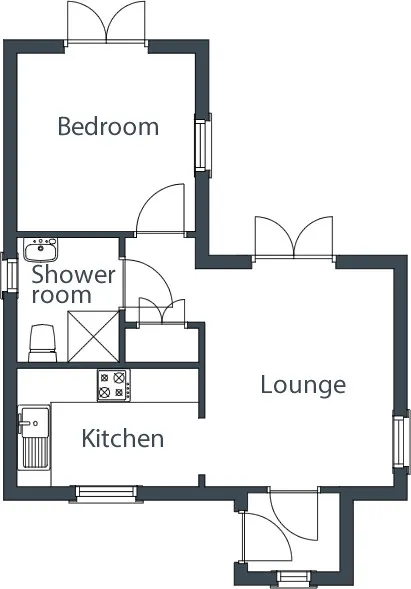
#> input picture floorplan.jpeg, 411 x 589 px, found by its file name
$ python exportOBJ.py
#> lines starting #> are read from the running program, lines starting #| are printed output that depends on the picture; after the words box and inside, x2 and y2 are one past the last pixel; in counts of white or black regions, pixels touching at a corner belong together
import cv2
import numpy as np

img = cv2.imread("floorplan.jpeg", cv2.IMREAD_COLOR)
#> img is the input picture: shape (589, 411, 3); mean B, G, R 230.1, 229.3, 228.1

# Convert the image to grayscale
img_gray = cv2.cvtColor(img, cv2.COLOR_BGR2GRAY)

# Threshold the image to obtain a binary image
_, img = cv2.threshold(img_gray, 127, 255, cv2.THRESH_BINARY)
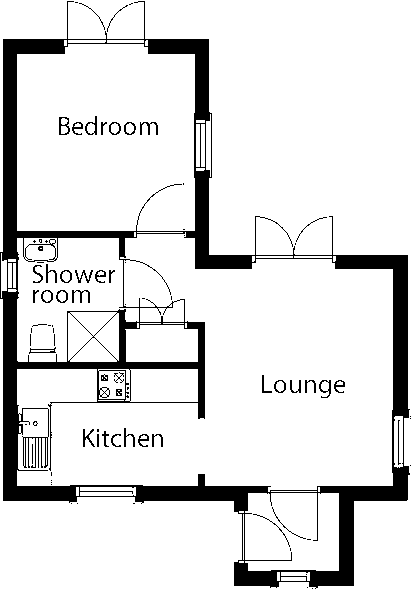
#> img: shape (589, 411); 87.3% white; 83 black regions (40 under 20 px)

# Find contours
contours, _ = cv2.findContours(~img, cv2.RETR_EXTERNAL, cv2.CHAIN_APPROX_SIMPLE)
#> contours = 15 contours, 14 with area under 20; largest, box (x1, y1, x2, y2) and area: (0, 1, 410, 589) 152838

# Find the biggest contour based on area
contour_sizes = [(cv2.contourArea(contour), contour) for contour in contours]
#> contour_sizes = 15 items, first 6: (0, [[312, 588]]), (0, [[307, 587]]), (0, [[133, 503], [134, 503]]), (0, [[77, 503]]), (0, [[71, 503]]), (0, [[410, 465]])
biggest_contour = max(contour_sizes, key=lambda x: x[0])[1]
#> biggest_contour = contour of 195 points, box (x1, y1, x2, y2) (0, 1, 410, 589), area 152838

# Create a mask
mask = np.zeros_like(img)
cv2.fillPoly(mask, [biggest_contour], 255)
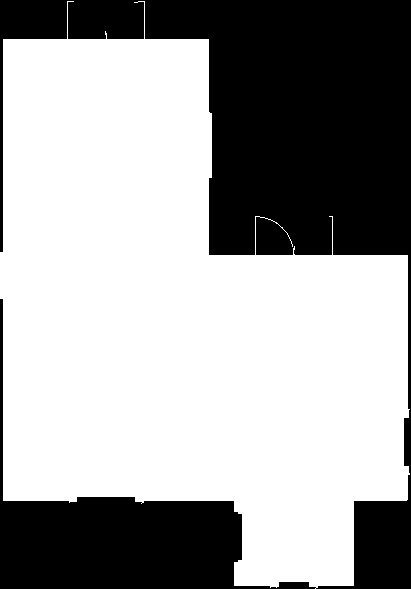
#> mask: shape (589, 411); 63.6% white; 1 black region, box (x1, y1, x2, y2) and area: (0, 0, 411, 589) 88038

# Mark the outside of the house as black
img[mask == 0] = 1
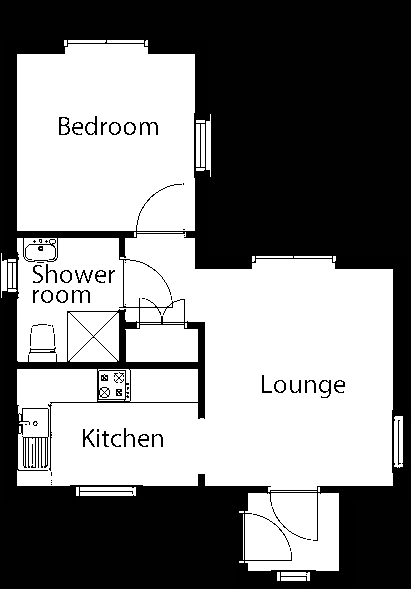
#> img: shape (589, 411); min 0, max 255, mean 130.4

# Approximate the contour to get the vertices
epsilon = 0.01 * cv2.arcLength(biggest_contour, True)  # You can adjust the epsilon value
#> epsilon = 24.46
approx_vertices = cv2.approxPolyDP(biggest_contour, epsilon, True)
#> approx_vertices = contour of 24 points, box (x1, y1, x2, y2) (3, 1, 408, 586), area 153684

# Assign a y coordinate to each vertex to create 3D vertices
fixed_y = 0.0  # You can set this to any desired value
vertices_3d = [(vertex[0][0], fixed_y, vertex[0][1]) for vertex in approx_vertices]
#> vertices_3d = 24 items, first 6: (67, 0, 1), (66, 0, 39), (3, 0, 39), (3, 0, 500), (233, 0, 500), (234, 0, 585)

# Write the 3D vertices to an OBJ file
with open("contour.obj", "w") as file:
    file.write("# OBJ file\n")

    # Write vertices
    for vertex in vertices_3d:
        file.write(f"v {vertex[0]} {vertex[1]} {vertex[2]}\n")
#> this loop made 24 passes
#> vertex on passes 1 to 12: (67, 0, 1), (66, 0, 39), (3, 0, 39), (3, 0, 500), (233, 0, 500), (234, 0, 585), (353, 0, 585), (353, 0, 501), (407, 0, 499), (407, 0, 255), (333, 0, 255), (332, 0, 216)

    # Write faces (assuming a single face from the contour vertices)
    file.write("f")
    for i in range(1, len(vertices_3d) + 1):
        file.write(f" {i}")
#> this loop made 24 passes
    file.write("\n")

print("OBJ file 'contour.obj' has been created.")
